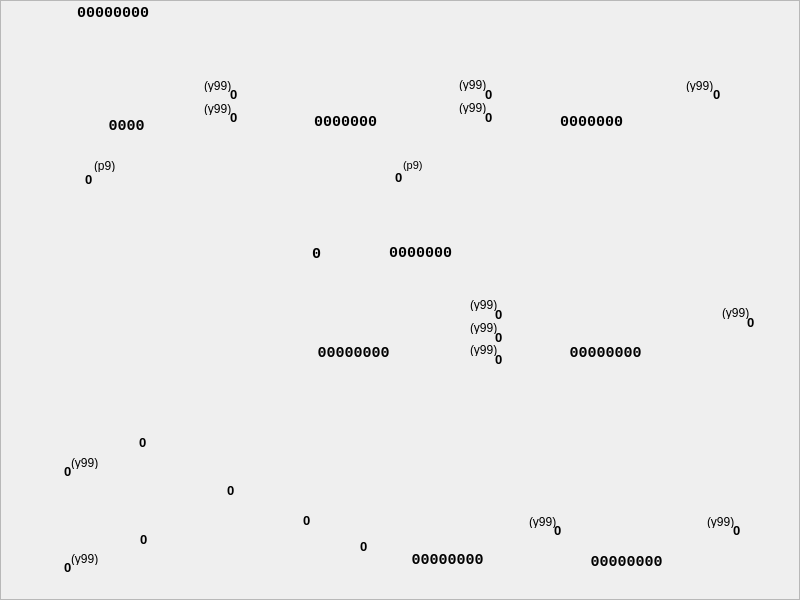
<?xml version="1.0" encoding="UTF-8"?>
<ui version="4.0">
 <class>CPcs1FirstWidget</class>
 <widget class="QWidget" name="CPcs1FirstWidget">
  <property name="geometry">
   <rect>
    <x>0</x>
    <y>0</y>
    <width>800</width>
    <height>600</height>
   </rect>
  </property>
  <property name="sizePolicy">
   <sizepolicy hsizetype="Fixed" vsizetype="Fixed">
    <horstretch>0</horstretch>
    <verstretch>0</verstretch>
   </sizepolicy>
  </property>
  <property name="minimumSize">
   <size>
    <width>800</width>
    <height>600</height>
   </size>
  </property>
  <property name="maximumSize">
   <size>
    <width>800</width>
    <height>600</height>
   </size>
  </property>
  <property name="windowTitle">
   <string notr="true">Form</string>
  </property>
  <property name="styleSheet">
   <string notr="true">QFrame{border-image: url(:/mul/pcs1/first.png);}</string>
  </property>
  <widget class="QLabel" name="mCt1WrHint">
   <property name="geometry">
    <rect>
     <x>204</x>
     <y>79</y>
     <width>46</width>
     <height>13</height>
    </rect>
   </property>
   <property name="styleSheet">
    <string notr="true">border-image:none;</string>
   </property>
   <property name="text">
    <string notr="true">(y99)</string>
   </property>
  </widget>
  <widget class="QLabel" name="mCt1IncHint">
   <property name="geometry">
    <rect>
     <x>204</x>
     <y>102</y>
     <width>46</width>
     <height>13</height>
    </rect>
   </property>
   <property name="styleSheet">
    <string notr="true">border-image:none;</string>
   </property>
   <property name="text">
    <string notr="true">(y99)</string>
   </property>
  </widget>
  <widget class="QLabel" name="mRg1WrHint">
   <property name="geometry">
    <rect>
     <x>459</x>
     <y>78</y>
     <width>46</width>
     <height>13</height>
    </rect>
   </property>
   <property name="styleSheet">
    <string notr="true">border-image:none;</string>
   </property>
   <property name="text">
    <string notr="true">(y99)</string>
   </property>
  </widget>
  <widget class="QLabel" name="mRg1ShrHint">
   <property name="geometry">
    <rect>
     <x>459</x>
     <y>101</y>
     <width>46</width>
     <height>13</height>
    </rect>
   </property>
   <property name="styleSheet">
    <string notr="true">border-image:none;</string>
   </property>
   <property name="text">
    <string notr="true">(y99)</string>
   </property>
  </widget>
  <widget class="QLabel" name="mRg2WrHint">
   <property name="geometry">
    <rect>
     <x>686</x>
     <y>79</y>
     <width>46</width>
     <height>13</height>
    </rect>
   </property>
   <property name="styleSheet">
    <string notr="true">border-image:none;</string>
   </property>
   <property name="text">
    <string notr="true">(y99)</string>
   </property>
  </widget>
  <widget class="QLabel" name="mT1CHint">
   <property name="geometry">
    <rect>
     <x>71</x>
     <y>456</y>
     <width>46</width>
     <height>13</height>
    </rect>
   </property>
   <property name="styleSheet">
    <string notr="true">border-image:none;</string>
   </property>
   <property name="text">
    <string notr="true">(y99)</string>
   </property>
  </widget>
  <widget class="QLabel" name="mT2CHint">
   <property name="geometry">
    <rect>
     <x>71</x>
     <y>552</y>
     <width>46</width>
     <height>13</height>
    </rect>
   </property>
   <property name="styleSheet">
    <string notr="true">border-image:none;</string>
   </property>
   <property name="text">
    <string notr="true">(y99)</string>
   </property>
  </widget>
  <widget class="QLabel" name="mRg3RstHint">
   <property name="geometry">
    <rect>
     <x>470</x>
     <y>298</y>
     <width>46</width>
     <height>13</height>
    </rect>
   </property>
   <property name="styleSheet">
    <string notr="true">border-image:none;</string>
   </property>
   <property name="text">
    <string notr="true">(y99)</string>
   </property>
  </widget>
  <widget class="QLabel" name="mRg3WrHint">
   <property name="geometry">
    <rect>
     <x>470</x>
     <y>321</y>
     <width>46</width>
     <height>13</height>
    </rect>
   </property>
   <property name="styleSheet">
    <string notr="true">border-image:none;</string>
   </property>
   <property name="text">
    <string notr="true">(y99)</string>
   </property>
  </widget>
  <widget class="QLabel" name="mRg3ShrHint">
   <property name="geometry">
    <rect>
     <x>470</x>
     <y>343</y>
     <width>40</width>
     <height>13</height>
    </rect>
   </property>
   <property name="styleSheet">
    <string notr="true">border-image:none;</string>
   </property>
   <property name="text">
    <string notr="true">(y99)</string>
   </property>
  </widget>
  <widget class="QLabel" name="mBd2OutHint">
   <property name="geometry">
    <rect>
     <x>707</x>
     <y>515</y>
     <width>46</width>
     <height>13</height>
    </rect>
   </property>
   <property name="styleSheet">
    <string notr="true">border-image:none;</string>
   </property>
   <property name="text">
    <string notr="true">(y99)</string>
   </property>
  </widget>
  <widget class="QLabel" name="mBd1OutHint">
   <property name="geometry">
    <rect>
     <x>529</x>
     <y>515</y>
     <width>40</width>
     <height>13</height>
    </rect>
   </property>
   <property name="styleSheet">
    <string notr="true">border-image:none;</string>
   </property>
   <property name="text">
    <string notr="true">(y99)</string>
   </property>
  </widget>
  <widget class="QLabel" name="mCt1Out3Hint">
   <property name="geometry">
    <rect>
     <x>94</x>
     <y>159</y>
     <width>46</width>
     <height>13</height>
    </rect>
   </property>
   <property name="styleSheet">
    <string notr="true">border-image:none;</string>
   </property>
   <property name="text">
    <string notr="true">(p9)</string>
   </property>
  </widget>
  <widget class="QLabel" name="mRg1Out0Hint">
   <property name="geometry">
    <rect>
     <x>403</x>
     <y>159</y>
     <width>46</width>
     <height>13</height>
    </rect>
   </property>
   <property name="font">
    <font>
     <pointsize>8</pointsize>
    </font>
   </property>
   <property name="styleSheet">
    <string notr="true">border-image:none;</string>
   </property>
   <property name="text">
    <string notr="true">(p9)</string>
   </property>
  </widget>
  <widget class="QLabel" name="mBd2OutVal">
   <property name="geometry">
    <rect>
     <x>733</x>
     <y>522</y>
     <width>21</width>
     <height>16</height>
    </rect>
   </property>
   <property name="font">
    <font>
     <pointsize>10</pointsize>
     <weight>75</weight>
     <bold>true</bold>
    </font>
   </property>
   <property name="styleSheet">
    <string notr="true">border-image:none;</string>
   </property>
   <property name="text">
    <string notr="true">0</string>
   </property>
  </widget>
  <widget class="QLabel" name="mCt1WrVal">
   <property name="geometry">
    <rect>
     <x>230</x>
     <y>86</y>
     <width>21</width>
     <height>16</height>
    </rect>
   </property>
   <property name="font">
    <font>
     <pointsize>10</pointsize>
     <weight>75</weight>
     <bold>true</bold>
    </font>
   </property>
   <property name="styleSheet">
    <string notr="true">border-image:none;</string>
   </property>
   <property name="text">
    <string notr="true">0</string>
   </property>
  </widget>
  <widget class="QLabel" name="mCt1IncVal">
   <property name="geometry">
    <rect>
     <x>230</x>
     <y>109</y>
     <width>21</width>
     <height>16</height>
    </rect>
   </property>
   <property name="font">
    <font>
     <pointsize>10</pointsize>
     <weight>75</weight>
     <bold>true</bold>
    </font>
   </property>
   <property name="styleSheet">
    <string notr="true">border-image:none;</string>
   </property>
   <property name="text">
    <string notr="true">0</string>
   </property>
  </widget>
  <widget class="QLabel" name="mBd1OutVal">
   <property name="geometry">
    <rect>
     <x>554</x>
     <y>522</y>
     <width>21</width>
     <height>16</height>
    </rect>
   </property>
   <property name="font">
    <font>
     <pointsize>10</pointsize>
     <weight>75</weight>
     <bold>true</bold>
    </font>
   </property>
   <property name="styleSheet">
    <string notr="true">border-image:none;</string>
   </property>
   <property name="text">
    <string notr="true">0</string>
   </property>
  </widget>
  <widget class="QLabel" name="mRg1WrVal">
   <property name="geometry">
    <rect>
     <x>485</x>
     <y>86</y>
     <width>30</width>
     <height>16</height>
    </rect>
   </property>
   <property name="font">
    <font>
     <pointsize>10</pointsize>
     <weight>75</weight>
     <bold>true</bold>
    </font>
   </property>
   <property name="styleSheet">
    <string notr="true">border-image:none;</string>
   </property>
   <property name="text">
    <string notr="true">0</string>
   </property>
  </widget>
  <widget class="QLabel" name="mRg1ShrVal">
   <property name="geometry">
    <rect>
     <x>485</x>
     <y>109</y>
     <width>30</width>
     <height>16</height>
    </rect>
   </property>
   <property name="font">
    <font>
     <pointsize>10</pointsize>
     <weight>75</weight>
     <bold>true</bold>
    </font>
   </property>
   <property name="styleSheet">
    <string notr="true">border-image:none;</string>
   </property>
   <property name="text">
    <string notr="true">0</string>
   </property>
  </widget>
  <widget class="QLabel" name="mRg2WrVal">
   <property name="geometry">
    <rect>
     <x>713</x>
     <y>86</y>
     <width>21</width>
     <height>16</height>
    </rect>
   </property>
   <property name="font">
    <font>
     <pointsize>10</pointsize>
     <weight>75</weight>
     <bold>true</bold>
    </font>
   </property>
   <property name="styleSheet">
    <string notr="true">border-image:none;</string>
   </property>
   <property name="text">
    <string notr="true">0</string>
   </property>
  </widget>
  <widget class="QLabel" name="mRg3RstVal">
   <property name="geometry">
    <rect>
     <x>495</x>
     <y>306</y>
     <width>21</width>
     <height>16</height>
    </rect>
   </property>
   <property name="font">
    <font>
     <pointsize>10</pointsize>
     <weight>75</weight>
     <bold>true</bold>
    </font>
   </property>
   <property name="styleSheet">
    <string notr="true">border-image:none;</string>
   </property>
   <property name="text">
    <string notr="true">0</string>
   </property>
  </widget>
  <widget class="QLabel" name="mRg3WrVal">
   <property name="geometry">
    <rect>
     <x>495</x>
     <y>329</y>
     <width>21</width>
     <height>16</height>
    </rect>
   </property>
   <property name="font">
    <font>
     <pointsize>10</pointsize>
     <weight>75</weight>
     <bold>true</bold>
    </font>
   </property>
   <property name="styleSheet">
    <string notr="true">border-image:none;</string>
   </property>
   <property name="text">
    <string notr="true">0</string>
   </property>
  </widget>
  <widget class="QLabel" name="mRg3ShrVal">
   <property name="geometry">
    <rect>
     <x>495</x>
     <y>351</y>
     <width>21</width>
     <height>16</height>
    </rect>
   </property>
   <property name="font">
    <font>
     <pointsize>10</pointsize>
     <weight>75</weight>
     <bold>true</bold>
    </font>
   </property>
   <property name="styleSheet">
    <string notr="true">border-image:none;</string>
   </property>
   <property name="text">
    <string notr="true">0</string>
   </property>
  </widget>
  <widget class="QLabel" name="mCt1Out3Val">
   <property name="geometry">
    <rect>
     <x>85</x>
     <y>171</y>
     <width>21</width>
     <height>16</height>
    </rect>
   </property>
   <property name="font">
    <font>
     <pointsize>10</pointsize>
     <weight>75</weight>
     <bold>true</bold>
    </font>
   </property>
   <property name="styleSheet">
    <string notr="true">border-image:none;</string>
   </property>
   <property name="text">
    <string notr="true">0</string>
   </property>
  </widget>
  <widget class="QLabel" name="mRg1Out0Val">
   <property name="geometry">
    <rect>
     <x>395</x>
     <y>169</y>
     <width>21</width>
     <height>16</height>
    </rect>
   </property>
   <property name="font">
    <font>
     <pointsize>10</pointsize>
     <weight>75</weight>
     <bold>true</bold>
    </font>
   </property>
   <property name="styleSheet">
    <string notr="true">border-image:none;</string>
   </property>
   <property name="text">
    <string notr="true">0</string>
   </property>
  </widget>
  <widget class="QLabel" name="mDVal">
   <property name="geometry">
    <rect>
     <x>77</x>
     <y>5</y>
     <width>101</width>
     <height>16</height>
    </rect>
   </property>
   <property name="font">
    <font>
     <family>Courier New</family>
     <pointsize>11</pointsize>
     <weight>75</weight>
     <bold>true</bold>
    </font>
   </property>
   <property name="styleSheet">
    <string notr="true">border-image:none;</string>
   </property>
   <property name="text">
    <string notr="true">00000000</string>
   </property>
  </widget>
  <widget class="QLabel" name="mRg1Val">
   <property name="geometry">
    <rect>
     <x>290</x>
     <y>112</y>
     <width>111</width>
     <height>20</height>
    </rect>
   </property>
   <property name="font">
    <font>
     <family>Courier New</family>
     <pointsize>11</pointsize>
     <weight>75</weight>
     <bold>true</bold>
    </font>
   </property>
   <property name="styleSheet">
    <string notr="true">border-image:none;</string>
   </property>
   <property name="text">
    <string notr="true">0000000</string>
   </property>
   <property name="alignment">
    <set>Qt::AlignCenter</set>
   </property>
  </widget>
  <widget class="QLabel" name="mRg2Val">
   <property name="geometry">
    <rect>
     <x>531</x>
     <y>112</y>
     <width>121</width>
     <height>20</height>
    </rect>
   </property>
   <property name="font">
    <font>
     <family>Courier New</family>
     <pointsize>11</pointsize>
     <weight>75</weight>
     <bold>true</bold>
    </font>
   </property>
   <property name="styleSheet">
    <string notr="true">border-image:none;</string>
   </property>
   <property name="text">
    <string notr="true">0000000</string>
   </property>
   <property name="alignment">
    <set>Qt::AlignCenter</set>
   </property>
  </widget>
  <widget class="QLabel" name="mBd1Val">
   <property name="geometry">
    <rect>
     <x>397</x>
     <y>550</y>
     <width>101</width>
     <height>20</height>
    </rect>
   </property>
   <property name="font">
    <font>
     <family>Courier New</family>
     <pointsize>11</pointsize>
     <weight>75</weight>
     <bold>true</bold>
    </font>
   </property>
   <property name="styleSheet">
    <string notr="true">border-image:none;</string>
   </property>
   <property name="text">
    <string notr="true">00000000</string>
   </property>
   <property name="alignment">
    <set>Qt::AlignCenter</set>
   </property>
  </widget>
  <widget class="QLabel" name="mBd2Val">
   <property name="geometry">
    <rect>
     <x>576</x>
     <y>552</y>
     <width>101</width>
     <height>20</height>
    </rect>
   </property>
   <property name="font">
    <font>
     <family>Courier New</family>
     <pointsize>11</pointsize>
     <weight>75</weight>
     <bold>true</bold>
    </font>
   </property>
   <property name="styleSheet">
    <string notr="true">border-image:none;</string>
   </property>
   <property name="text">
    <string notr="true">00000000</string>
   </property>
   <property name="alignment">
    <set>Qt::AlignCenter</set>
   </property>
  </widget>
  <widget class="QLabel" name="mCt1Val">
   <property name="geometry">
    <rect>
     <x>86</x>
     <y>116</y>
     <width>81</width>
     <height>20</height>
    </rect>
   </property>
   <property name="font">
    <font>
     <family>Courier New</family>
     <pointsize>11</pointsize>
     <weight>75</weight>
     <bold>true</bold>
    </font>
   </property>
   <property name="styleSheet">
    <string notr="true">border-image:none;</string>
   </property>
   <property name="text">
    <string notr="true">0000</string>
   </property>
   <property name="alignment">
    <set>Qt::AlignCenter</set>
   </property>
  </widget>
  <widget class="QLabel" name="mOrOutVal">
   <property name="geometry">
    <rect>
     <x>303</x>
     <y>512</y>
     <width>21</width>
     <height>16</height>
    </rect>
   </property>
   <property name="font">
    <font>
     <pointsize>10</pointsize>
     <weight>75</weight>
     <bold>true</bold>
    </font>
   </property>
   <property name="styleSheet">
    <string notr="true">border-image:none;</string>
   </property>
   <property name="text">
    <string notr="true">0</string>
   </property>
  </widget>
  <widget class="QLabel" name="mAndOutVal">
   <property name="geometry">
    <rect>
     <x>360</x>
     <y>538</y>
     <width>21</width>
     <height>16</height>
    </rect>
   </property>
   <property name="font">
    <font>
     <pointsize>10</pointsize>
     <weight>75</weight>
     <bold>true</bold>
    </font>
   </property>
   <property name="styleSheet">
    <string notr="true">border-image:none;</string>
   </property>
   <property name="text">
    <string notr="true">0</string>
   </property>
  </widget>
  <widget class="QLabel" name="mXorOutVal">
   <property name="geometry">
    <rect>
     <x>227</x>
     <y>482</y>
     <width>21</width>
     <height>16</height>
    </rect>
   </property>
   <property name="font">
    <font>
     <pointsize>10</pointsize>
     <weight>75</weight>
     <bold>true</bold>
    </font>
   </property>
   <property name="styleSheet">
    <string notr="true">border-image:none;</string>
   </property>
   <property name="text">
    <string notr="true">0</string>
   </property>
  </widget>
  <widget class="QLabel" name="mT1Val">
   <property name="geometry">
    <rect>
     <x>139</x>
     <y>434</y>
     <width>21</width>
     <height>16</height>
    </rect>
   </property>
   <property name="font">
    <font>
     <pointsize>10</pointsize>
     <weight>75</weight>
     <bold>true</bold>
    </font>
   </property>
   <property name="styleSheet">
    <string notr="true">border-image:none;</string>
   </property>
   <property name="text">
    <string notr="true">0</string>
   </property>
  </widget>
  <widget class="QLabel" name="mT2Val">
   <property name="geometry">
    <rect>
     <x>140</x>
     <y>531</y>
     <width>21</width>
     <height>16</height>
    </rect>
   </property>
   <property name="font">
    <font>
     <pointsize>10</pointsize>
     <weight>75</weight>
     <bold>true</bold>
    </font>
   </property>
   <property name="styleSheet">
    <string notr="true">border-image:none;</string>
   </property>
   <property name="text">
    <string notr="true">0</string>
   </property>
  </widget>
  <widget class="QLabel" name="mT2CVal">
   <property name="geometry">
    <rect>
     <x>64</x>
     <y>559</y>
     <width>21</width>
     <height>16</height>
    </rect>
   </property>
   <property name="font">
    <font>
     <pointsize>10</pointsize>
     <weight>75</weight>
     <bold>true</bold>
    </font>
   </property>
   <property name="styleSheet">
    <string notr="true">border-image:none;</string>
   </property>
   <property name="text">
    <string notr="true">0</string>
   </property>
  </widget>
  <widget class="QLabel" name="mT1CVal">
   <property name="geometry">
    <rect>
     <x>64</x>
     <y>463</y>
     <width>21</width>
     <height>16</height>
    </rect>
   </property>
   <property name="font">
    <font>
     <pointsize>10</pointsize>
     <weight>75</weight>
     <bold>true</bold>
    </font>
   </property>
   <property name="styleSheet">
    <string notr="true">border-image:none;</string>
   </property>
   <property name="text">
    <string notr="true">0</string>
   </property>
  </widget>
  <widget class="QFrame" name="frame">
   <property name="geometry">
    <rect>
     <x>0</x>
     <y>0</y>
     <width>800</width>
     <height>600</height>
    </rect>
   </property>
   <property name="frameShape">
    <enum>QFrame::StyledPanel</enum>
   </property>
   <property name="frameShadow">
    <enum>QFrame::Raised</enum>
   </property>
   <widget class="QLabel" name="mSm1OutVal">
    <property name="geometry">
     <rect>
      <x>350</x>
      <y>245</y>
      <width>141</width>
      <height>16</height>
     </rect>
    </property>
    <property name="font">
     <font>
      <family>Courier New</family>
      <pointsize>11</pointsize>
      <weight>75</weight>
      <bold>true</bold>
     </font>
    </property>
    <property name="styleSheet">
     <string notr="true">border-image:none;</string>
    </property>
    <property name="text">
     <string notr="true">0000000</string>
    </property>
    <property name="alignment">
     <set>Qt::AlignCenter</set>
    </property>
   </widget>
   <widget class="QLabel" name="mRg3Val">
    <property name="geometry">
     <rect>
      <x>293</x>
      <y>345</y>
      <width>121</width>
      <height>16</height>
     </rect>
    </property>
    <property name="font">
     <font>
      <family>Courier New</family>
      <pointsize>11</pointsize>
      <weight>75</weight>
      <bold>true</bold>
     </font>
    </property>
    <property name="styleSheet">
     <string notr="true">border-image:none;</string>
    </property>
    <property name="text">
     <string notr="true">00000000</string>
    </property>
    <property name="alignment">
     <set>Qt::AlignCenter</set>
    </property>
   </widget>
   <widget class="QLabel" name="mRg4Val">
    <property name="geometry">
     <rect>
      <x>545</x>
      <y>345</y>
      <width>121</width>
      <height>16</height>
     </rect>
    </property>
    <property name="font">
     <font>
      <family>Courier New</family>
      <pointsize>11</pointsize>
      <weight>75</weight>
      <bold>true</bold>
     </font>
    </property>
    <property name="styleSheet">
     <string notr="true">border-image:none;</string>
    </property>
    <property name="text">
     <string notr="true">00000000</string>
    </property>
    <property name="alignment">
     <set>Qt::AlignCenter</set>
    </property>
   </widget>
   <widget class="QLabel" name="mSm1PVal">
    <property name="geometry">
     <rect>
      <x>306</x>
      <y>246</y>
      <width>21</width>
      <height>16</height>
     </rect>
    </property>
    <property name="font">
     <font>
      <family>Courier New</family>
      <pointsize>11</pointsize>
      <weight>75</weight>
      <bold>true</bold>
     </font>
    </property>
    <property name="styleSheet">
     <string notr="true">border-image:none;</string>
    </property>
    <property name="text">
     <string notr="true">0</string>
    </property>
    <property name="alignment">
     <set>Qt::AlignCenter</set>
    </property>
   </widget>
  </widget>
  <widget class="QLabel" name="mRg4ShrHint">
   <property name="geometry">
    <rect>
     <x>722</x>
     <y>306</y>
     <width>46</width>
     <height>13</height>
    </rect>
   </property>
   <property name="styleSheet">
    <string notr="true">border-image:none;</string>
   </property>
   <property name="text">
    <string notr="true">(y99)</string>
   </property>
  </widget>
  <widget class="QLabel" name="mRg4ShrVal">
   <property name="geometry">
    <rect>
     <x>747</x>
     <y>314</y>
     <width>21</width>
     <height>16</height>
    </rect>
   </property>
   <property name="font">
    <font>
     <pointsize>10</pointsize>
     <weight>75</weight>
     <bold>true</bold>
    </font>
   </property>
   <property name="styleSheet">
    <string notr="true">border-image:none;</string>
   </property>
   <property name="text">
    <string notr="true">0</string>
   </property>
  </widget>
  <zorder>frame</zorder>
  <zorder>mCt1WrHint</zorder>
  <zorder>mCt1IncHint</zorder>
  <zorder>mRg1WrHint</zorder>
  <zorder>mRg1ShrHint</zorder>
  <zorder>mRg2WrHint</zorder>
  <zorder>mT1CHint</zorder>
  <zorder>mT2CHint</zorder>
  <zorder>mRg3RstHint</zorder>
  <zorder>mRg3WrHint</zorder>
  <zorder>mRg3ShrHint</zorder>
  <zorder>mBd2OutHint</zorder>
  <zorder>mBd1OutHint</zorder>
  <zorder>mCt1Out3Hint</zorder>
  <zorder>mRg1Out0Hint</zorder>
  <zorder>mBd2OutVal</zorder>
  <zorder>mCt1WrVal</zorder>
  <zorder>mCt1IncVal</zorder>
  <zorder>mBd1OutVal</zorder>
  <zorder>mRg1WrVal</zorder>
  <zorder>mRg1ShrVal</zorder>
  <zorder>mRg2WrVal</zorder>
  <zorder>mRg3RstVal</zorder>
  <zorder>mRg3WrVal</zorder>
  <zorder>mRg3ShrVal</zorder>
  <zorder>mCt1Out3Val</zorder>
  <zorder>mRg1Out0Val</zorder>
  <zorder>mDVal</zorder>
  <zorder>mRg1Val</zorder>
  <zorder>mRg2Val</zorder>
  <zorder>mBd1Val</zorder>
  <zorder>mBd2Val</zorder>
  <zorder>mCt1Val</zorder>
  <zorder>mOrOutVal</zorder>
  <zorder>mAndOutVal</zorder>
  <zorder>mXorOutVal</zorder>
  <zorder>mT1Val</zorder>
  <zorder>mT2Val</zorder>
  <zorder>mT2CVal</zorder>
  <zorder>mT1CVal</zorder>
  <zorder>mRg4ShrHint</zorder>
  <zorder>mRg4ShrVal</zorder>
 </widget>
 <resources/>
 <connections/>
</ui>
